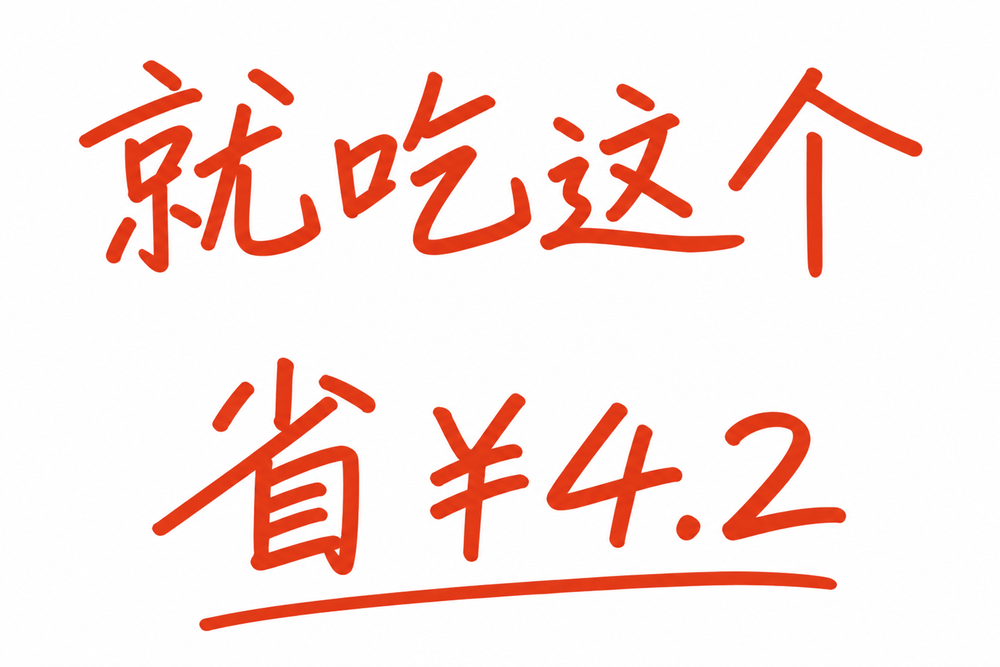
#> input picture docs/mockups/split2/pen/hand.png, 1000 x 667 px, shrunk from 1536 x 1024 before the run
$ python vectorize.py hand.png note-eat:60:470 note-save:520:1000
#> lines starting #> are read from the running program, lines starting #| are printed output that depends on the picture; after the words box and inside, x2 and y2 are one past the last pixel; in counts of white or black regions, pixels touching at a corner belong together
"""把 GPT Image 生成的红笔手写稿描成矢量：按「红色」取前景，按行范围裁出每句批注，potrace 描边，输出可内联的 SVG 片段。
    uv run --with pillow --with numpy python vectorize.py hand.png note-eat:60:470 note-save:520:1000
    uv run --with pillow --with numpy python vectorize.py hand2.png note-best:60:480 note-ok:540:960
每个参数是「输出名:起始行:结束行」（原图像素）；输出 <名>.inline.svg"""
import re
import subprocess
import sys
from pathlib import Path

import numpy as np
from PIL import Image

HERE = Path(__file__).resolve().parent


def main(src: str, pieces: list[str]) -> None:
#> called with src = 'hand.png'
    a = np.asarray(Image.open(HERE / src).convert("RGB")).astype(int)
    red = (a[:, :, 0] - a[:, :, 1] > 70) & (a[:, :, 0] > 140)
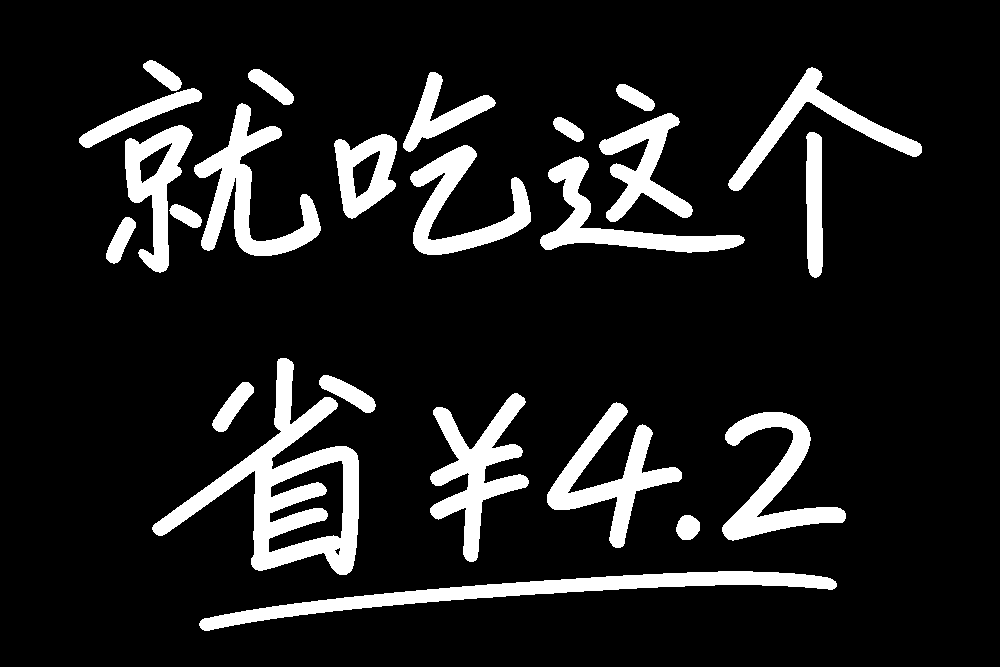
#> red: shape (667, 1000) bool; 12.2% white; 24 white regions, largest, box (x1, y1, x2, y2) and area: (152, 358, 359, 575) 12524, (199, 571, 837, 631) 8400, (194, 103, 321, 256) 6187
    for spec in pieces:
        name, y0, y1 = spec.split(":")
        m = red[int(y0):int(y1)]
        ys, xs = np.where(m)
        pad = 6
        t, b, l, r = ys.min() - pad, ys.max() + pad, xs.min() - pad, xs.max() + pad
        crop = m[t:b, l:r]
        bmp = HERE / f"{name}.pbm"
        Image.fromarray(np.where(crop, 0, 255).astype("uint8"), "L").convert("1").save(bmp)
        svg = HERE / f"{name}.svg"
        subprocess.run(["potrace", str(bmp), "-s", "-o", str(svg), "-t", "6", "-a", "1.1", "-O", "0.5", "--flat"], check=True)
        s = svg.read_text(encoding="utf-8")
        d = " ".join(re.findall(r'<path d="([^"]+)"', s, re.S))
        tf = re.search(r'<g transform="([^"]+)"', s).group(1)
        out = f'<svg viewBox="0 0 {crop.shape[1]} {crop.shape[0]}" aria-hidden="true"><path transform="{tf}" d="{" ".join(d.split())}"/></svg>'
        (HERE / f"{name}.inline.svg").write_text(out, encoding="utf-8")
        print(name, crop.shape[1], crop.shape[0], len(out), "bytes")
#> this loop made 1 pass
#> (t, b, l, r) on pass 1: (-6, 415, 73, 927)
#> pass 1, in main, `m = red[int(y0):int(y1)]`:
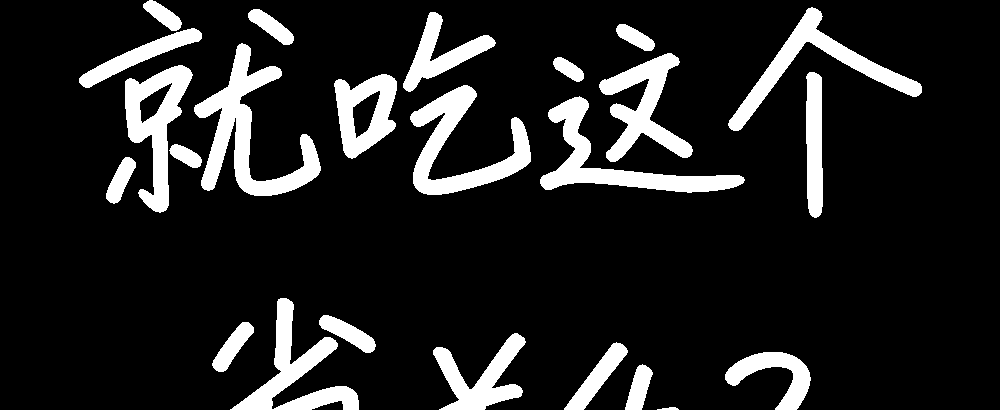
#> m: shape (410, 1000) bool; 13.3% white; 24 white regions, largest, box (x1, y1, x2, y2) and area: (194, 43, 321, 196) 6187, (410, 85, 531, 195) 4835, (540, 96, 745, 193) 4743


if __name__ == "__main__":
    main(sys.argv[1], sys.argv[2:])
#> (the call stopped at in main, `subprocess.run(["potrace", str(bmp), "-s", "-o", str(svg), "-t", "6", ..`: subprocess is not available in this run)
